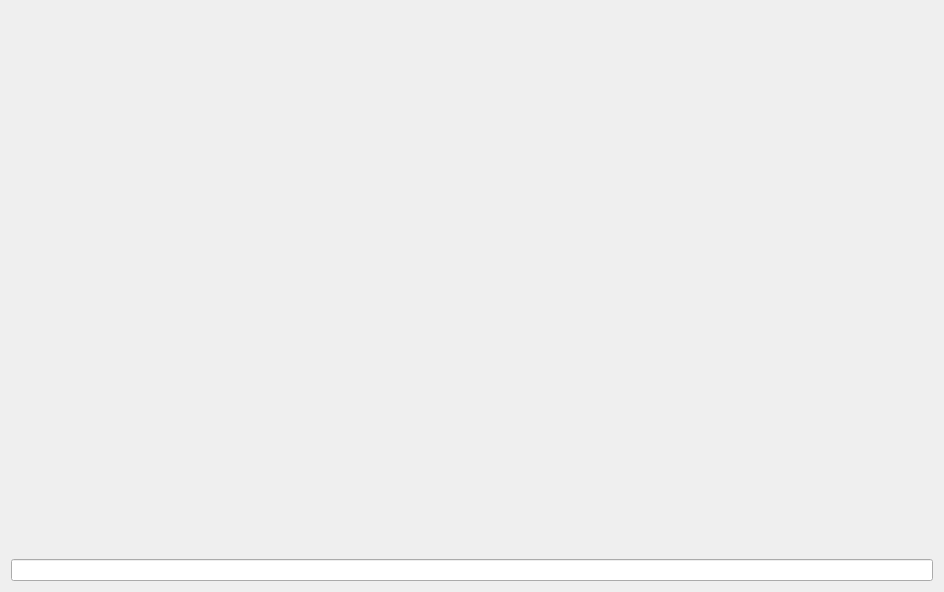
<?xml version="1.0" encoding="UTF-8"?>
<ui version="4.0">
 <class>Widget</class>
 <widget class="QWidget" name="Widget">
  <property name="geometry">
   <rect>
    <x>0</x>
    <y>0</y>
    <width>944</width>
    <height>592</height>
   </rect>
  </property>
  <property name="windowTitle">
   <string>Widget</string>
  </property>
  <layout class="QGridLayout" name="gridLayout">
   <item row="0" column="0">
    <widget class="QCustomPlot" name="customPlot" native="true"/>
   </item>
   <item row="0" column="1">
    <widget class="QCustomPlot" name="customPlot_2" native="true"/>
   </item>
   <item row="0" column="2">
    <widget class="QCustomPlot" name="customPlot_3" native="true"/>
   </item>
   <item row="1" column="0" colspan="3">
    <widget class="QLineEdit" name="lineEdit"/>
   </item>
  </layout>
 </widget>
 <customwidgets>
  <customwidget>
   <class>QCustomPlot</class>
   <extends>QWidget</extends>
   <header>qcustomplot.h</header>
   <container>1</container>
  </customwidget>
 </customwidgets>
 <resources/>
 <connections/>
</ui>
